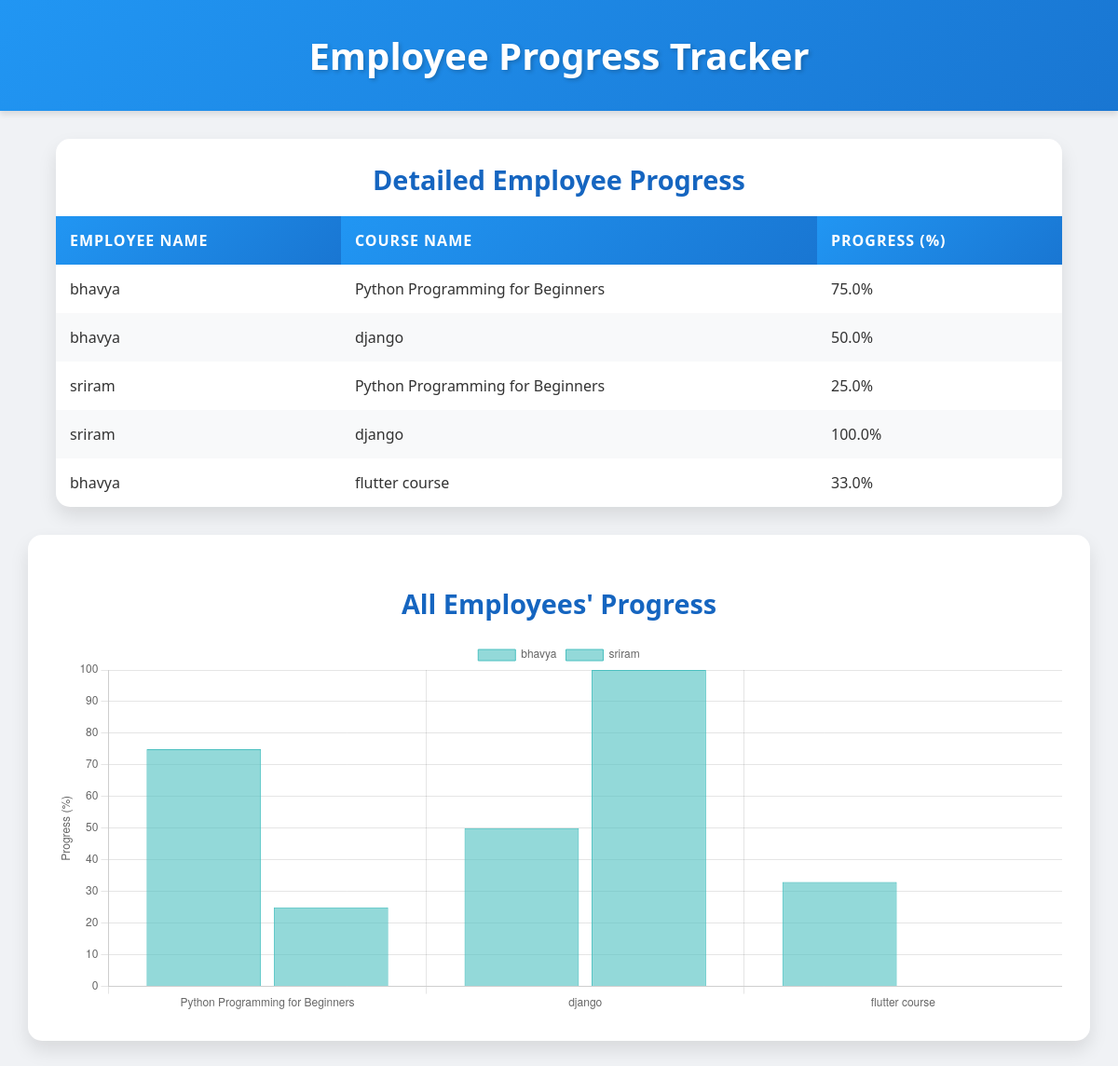
/dashboard/progress/, run on the app's committed database.
### dashboards/models.py (models this page shows, shortened)
class EmployeeCourseProgress(models.Model):
    employee = models.ForeignKey(
        'authentication.User',
        on_delete=models.CASCADE,
        related_name='course_progress'
    )
    course = models.ForeignKey(
        Course,
        on_delete=models.CASCADE,
        related_name='progress'
    )
    progress_percentage = models.FloatField(default=0.0)  # Track course progress
    completed_on = models.DateTimeField(null=True, blank=True)
    class Meta:
        unique_together = ('employee', 'course')

class Course(models.Model):
    course_id = models.AutoField(primary_key=True)
    title = models.CharField(max_length=255, unique=True)
    description = models.TextField(null=True, blank=True)
    created_by = models.ForeignKey(
        'authentication.User',
        on_delete=models.CASCADE,
        limit_choices_to={'role__role_name': 'Admin'},
        related_name='created_courses'
    )
    created_at = models.DateTimeField(auto_now_add=True)
    employees = models.ManyToManyField(
        'authentication.User',
        related_name='enrolled_courses',
        limit_choices_to={'role__role_name': 'Employee'},
        blank=True
    )

### authentication/models.py (models this page shows, shortened)
class User(models.Model):
    name = models.CharField(max_length=100)
    email = models.EmailField(unique=True)
    password = models.CharField(max_length=255)
    role = models.ForeignKey(Role, on_delete=models.CASCADE)

### dashboards/views.py (the view)
# urls.py: path('progress/', views.progress_view, name='employee_progress'),
def progress_view(request):
    progress_data = EmployeeCourseProgress.objects.select_related('employee', 'course').all()
    courses = list(progress_data.values_list('course__title', flat=True).distinct())
    chart_data = {}
    for progress in progress_data:
        username = progress.employee.name
        if username not in chart_data:
            chart_data[username] = []
        chart_data[username].append(progress.progress_percentage)
    return render(request, 'dashboards/progress_tracker.html', {
        'progress_data': progress_data,
        'courses': courses,
        'chart_data': chart_data
    })

### dashboards/templates/dashboards/progress_tracker.html (shortened to what this page needs)
<!DOCTYPE html>
<html lang="en">
<head>
</head>
<body>
    <header>
        <h1>Employee Progress Tracker</h1>
    </header>
    <div class="table-container">
        <h2 style="text-align:center;">Detailed Employee Progress</h2>
        <table>
            <thead>
                <tr>
                    <th>Employee Name</th>
                    <th>Course Name</th>
                    <th>Progress (%)</th>
                </tr>
            </thead>
            <tbody>
                {% for progress in progress_data %}
                <tr>
                    <td>{{ progress.employee.name }}</td>
                    <td>{{ progress.course.title }}</td>
                    <td>{{ progress.progress_percentage }}%</td>
                </tr>
                {% endfor %}
            </tbody>
        </table>
    </div>
    <div class="chart-container">
        <h2>All Employees' Progress</h2>
        <canvas id="progressChart"></canvas>
    </div>
    <script>
        const ctx = document.getElementById('progressChart').getContext('2d');
        const data = {
            labels: {{ courses|safe }},
            datasets: [
                {% for employee, dataset in chart_data.items %}
                {
                    label: "{{ employee }}",
                    data: {{ dataset|safe }},
                    backgroundColor: "rgba(75, 192, 192, 0.6)",
                    borderColor: "rgba(75, 192, 192, 1)",
                    borderWidth: 1
                },
                {% endfor %}
            ]
        };
        const config = {
            type: 'bar',
            data: data,
            options: {
                responsive: true,
                scales: {
                    y: {
                        beginAtZero: true,
                        title: {
                            display: true,
                            text: 'Progress (%)'
                        }
                    }
                }
            }
        };
        new Chart(ctx, config);
    </script>
</body>
</html>

### dashboards/templates/dashboards/progress_tracker.html (style rules this page uses)
body { font-family: 'Segoe UI', Tahoma, Geneva, Verdana, sans-serif; margin: 0; padding: 0; background-color: #f0f2f5; color: #333; }
header { background: linear-gradient(135deg, #2196F3, #1976D2); color: white; text-align: center; padding: 2rem 0; box-shadow: 0 4px 6px rgba(0,0,0,0.1); }
header h1 { margin: 0; font-size: 2.5rem; text-shadow: 2px 2px 4px rgba(0,0,0,0.2); }
.table-container, .chart-container { margin: 30px auto; width: 90%; max-width: 1200px; background: white; border-radius: 15px; overflow: hidden; box-shadow: 0 10px 20px rgba(0,0,0,0.1); transition: all 0.3s ease; }
table { width: 100%; border-collapse: separate; border-spacing: 0; margin-bottom: 0; }
table th, table td { padding: 15px; border: none; text-align: left; }
table th { background: linear-gradient(135deg, #2196F3, #1976D2); color: white; font-weight: bold; text-transform: uppercase; letter-spacing: 1px; }
table tbody tr:nth-child(even) { background-color: #f8f9fa; }
.chart-container { padding: 30px; }
.chart-container h2, .table-container h2 { text-align: center; margin-bottom: 20px; color: #1565C0; font-size: 1.8rem; }
canvas { width: 100%; max-height: 400px; }

### data on the page
EmployeeCourseProgress: employee.name "bhavya", course "Python Programming for Beginners", progress_percentage "75.0"
EmployeeCourseProgress: employee.name "bhavya", course "django", progress_percentage "50.0"
EmployeeCourseProgress: employee.name "sriram", course "Python Programming for Beginners", progress_percentage "25.0"
EmployeeCourseProgress: employee.name "sriram", course "django", progress_percentage "100.0"
EmployeeCourseProgress: employee.name "bhavya", course "flutter course", progress_percentage "33.0"

### other printed values
chart data {{ courses|safe }} ['Python Programming for Beginners', 'django', 'flutter course']
chart data {{ employee }} bhavya, sriram
chart data {{ dataset|safe }} [75.0, 50.0, 33.0], [25.0, 100.0]
